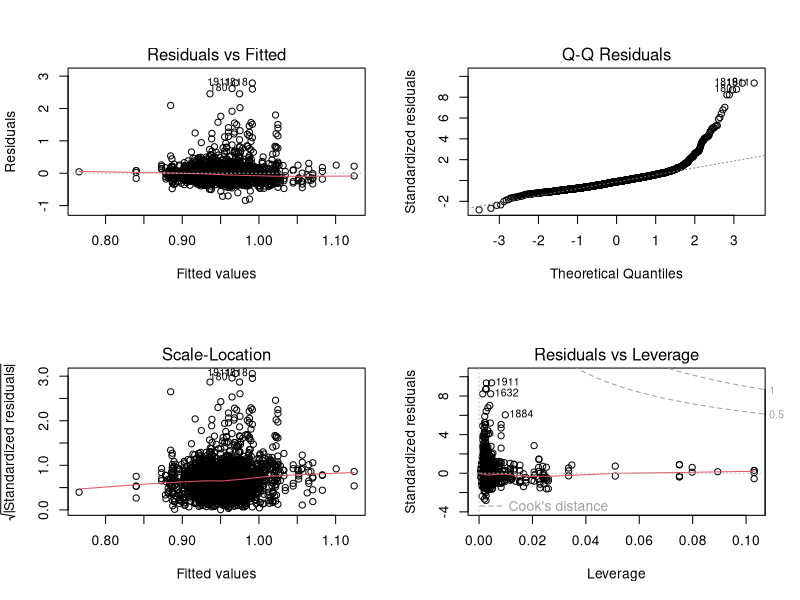
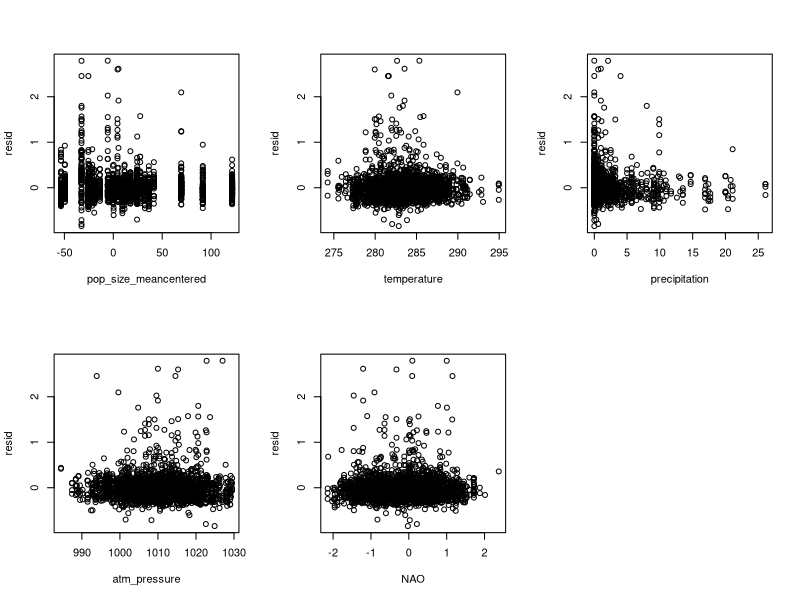

Generate these figures, in order, with R: (Note: this script raises an error after producing the figures.)
"
Summary: 

A. Model assumptions
  1) Full model finds nonlinearity (QQ) and nonconstant residuals (vs. ‘precipitation’)
  2) Box-cox transform on Yi produces best diagnostic plots (QQ/resid)
  3) Bin precipitation (none, low, medium, high) to drop constant variance assumption of precipitation predictor v. resid
     - check changes in box-cox, QQ, and resid plots
     - Fixed: all continuous resid plots good
  4) remove outliers (DFFITS, DFBETAS, and Cook's leverage)         
     - check changes in box-cox (new lambda), QQ, and resid plots
     - fixed: QQ plot looks normal now

"

############################################################################################################
# Libraries
library(dplyr)
library(MASS)

# Functions
plot_multi_pvr <- function(model, data, pvr_predictors, change_layout = T) {     # plotting predictors v. residuals
  if (change_layout == T){
    par(mfrow = c(2, ceiling( length(pvr_predictors ) / 2 ) ) )
  }
  
  resid <- model$residuals
  for (pred in pvr_predictors){
    predictor <- data[[pred]]
    plot(predictor, resid, xlab = pred)
  }
}

compare_qq_pvr <- function(responses, model_pred, pvr_predictors, data){ 
  # comparing qq and pvr for different response transformations
  par( mfrow = c( length(responses) , length(pvr_predictors) + 1 ) )
  
  for (response in responses) {
    predictors <- paste(model_pred, collapse = " + ")
    formula_str <- paste(response, predictors, sep = " ~ ")
    formula <- as.formula(formula_str)
    model <- lm(formula, data = data)
    
    plot(model, 2, main = response) # QQ plot
    
    plot_multi_pvr(model, data, pvr_predictors, change_layout = F) # precip vs resid plot
  }
}

getDFFITS <- function(model, data){
  n <- nrow(data)
  p <- length(model$coefficients)
  SSE <- sum(model$residuals^2)
  X <- model.matrix(model)
  H <- X %*% solve(t(X) %*% X) %*% t(X)
  
  e <- rep(0,n)
  t <- rep(0,n)
  DFFITS <- rep(0,n)
  
  for (i in 1:n) {
    e[i] <- model$residuals[i]
    t[i] <- e[i] * ( (n-p-1) / ( SSE*(1-H[i,i]) - e[i]^2 ) )^(1/2)
    DFFITS[i] <- t[i] * ( (H[i,i]) / (1 - H[i,i]) )^(1/2)
  }
  return(DFFITS)
}

getDFBETAS <- function(model, data){
  n <- nrow(data)
  p <- length(model$coefficients)
  X <- model.matrix(model)
  original_formula <- eval(model$call[[2]])
  
  DFBETAS <- as.data.frame(matrix(0, nrow=n, ncol=p, byrow=T))
  names(DFBETAS) <- names(model$coefficients)
  rownames(DFBETAS) <- 1:n 
  
  for_c <- solve(t(X)%*%X)
  for (i in 1:n){
    diff_fit <- lm(original_formula, data = data[-c(i),])
    MSE_diff <- mean(diff_fit$residuals^2)
    
    for (k in 1:p) {
      b_k <- model$coefficients[[k]]
      b_k_diff <- diff_fit$coefficients[[k]]
      c_kk <- for_c[k,k]
      DFBETAS[i,k] <- (b_k - b_k_diff) / sqrt(MSE_diff * c_kk)
    }
  }
  return(DFBETAS)
}
percentile_conversion <- function(vector) {           # converts a single vector into a vector with percentile values
  percentile <- ecdf(vector)
  n <- length(vector)
  
  converted_vector <- rep(0, n)
  for (i in 1:n) {
    value <- vector[i]
    converted_vector[i] <- percentile(value)
  }
  return(converted_vector)
}

###########################################################################################################
# Accessing data
df_sp <- read.csv("./data_clean/sparrow_data_Pepke_etal_EcolEvol2022clean.csv") %>%
  dplyr::select("ID", "TL", "island_name", "pop_size_meancentered", "hatch_date")

df_wt <- read.csv("./data_clean/weather_data_Pepke_etal_EcolEvol2022clean.csv") %>%
  dplyr::select("date","temperature":"NAO")

# Merge data.frames by date
df_merged <- df_sp %>% merge(df_wt, by.x = "hatch_date", by.y = "date")
tl_predictors <- names(df_merged)[-c(1:3)]
#############################################################################################################
# Full model
full_pred <- c("island_name",
               "pop_size_meancentered",
               "temperature*precipitation", 
               "precipitation * atm_pressure", "NAO"
)

tl_formula <- as.formula(
  paste("TL",
        paste(full_pred, collapse = " + "),
        sep = " ~ ")
)

tl_fit <- lm(tl_formula, data = df_merged)

# Diagnostics plots 
par(mfrow = c(2,2))
plot(tl_fit)                         # 1) QQ: heavy upper tail 
pvr_pred <- tl_predictors[-1]
plot_multi_pvr(model = tl_fit, data = df_merged, pvr_pred = pvr_pred)      # 2) heteroskedastic: precipitation v. residuals

dev.off()
###############################################################################################################
# Non-Normality and Heteroskedasticity: Log v. Root v. Box-Cox on Response

# Box-Cox
bc <- boxcox(tl_fit)
lambda <- bc$x[which.max(bc$y)] # to choose value with maximum likelihood

# Merge transformed responses
df_merged <- df_merged %>% mutate(logTL = log(TL), bc_TL = TL^lambda)

# Compare QQ-plots and residuals
responses <- c("TL","logTL", "bc_TL")
comparepvr_pred <- c("precipitation") # for heteroskedasticity 
compare_qq_pvr(responses = responses, model_pred = full_pred, 
               pvr_predictors = comparepvr_pred, data = df_merged)   
# box-cox is best

dev.off()
###############################################################################################################
# Refactoring Precipitation

# Binning to drop model's assumption that precipitation v. residuals are normally distr.
precip_subset <- df_merged[df_merged$precipitation!=0,]
quantiles <- quantile(precip_subset$precipitation, probs = c(0.33, 0.66))

df_merged <- df_merged %>% 
  mutate(level_of_precipitation = 
           case_when(precipitation == 0 ~ "none",
                     precipitation <= quantiles[1] ~ "low",
                     precipitation < quantiles[2] ~ "moderate",
                     precipitation >= quantiles[2] ~ "high"
           )
  )
# check if box-cox is the same?
binnedmodel_pred <- c("island_name",
                      "pop_size_meancentered",
                      "temperature*level_of_precipitation",
                      "level_of_precipitation * atm_pressure", "NAO"
)
tl_binned_formula <- as.formula(
  paste("TL", 
        paste(binnedmodel_pred, collapse = " + "),
        sep = " ~ ")
)

tl_binnedfit <- lm(tl_binned_formula, data = df_merged)
bc2 <- boxcox(tl_binnedfit)
lambda_binned <- bc2$x[which.max(bc2$y)] # to choose value with maximum likelihood
c(lambda, lambda_binned) 
# check: same bc

pvr_pred2 <- c("pop_size_meancentered", "temperature", "atm_pressure", "NAO")
compare_qq_pvr(responses = responses, model_pred = binnedmodel_pred, 
               pvr_predictors = pvr_pred2, data = df_merged)
# check: similar diagnostics as earlier

dev.off()
####################################################################################################################
# Outliers - using bc model with binned precipitation
bin_bcformula <- as.formula(
  paste("TL^lambda",
        paste(binnedmodel_pred, collapse = " + "),
        sep = " ~ ")
)
bin_bcmodel <- lm(bin_bcformula, data = df_merged)

plot(bin_bcmodel, 4)

# Cook's
largestCooks <- sort(cooks.distance(bin_bcmodel), decreasing = T)[1:20] # top 20 values: < 1% of data
cooks_i <- as.integer(names(largestCooks))
cooks_i          
# 2020  685 1818  935 1632 1536 1581 1911 2290 1884 1693  165  
# 180 2019 1104 1533  877 1532  181 1184

# DFFITS
DFFITS_out <- getDFFITS(bin_bcmodel, df_merged)
sort(abs(DFFITS_out), decreasing = T)[1:100] # magnitude > 0.2 appears abnormal
pos_extreme_DFFITS <- sort(DFFITS_out, decreasing = T)[1:20]
neg_extreme_DFFITS <- sort(DFFITS_out, decreasing = F)[1:40]
largestDFFITS <- c(pos_extreme_DFFITS, neg_extreme_DFFITS) # magnitude > 0.2

DFFITS_i <- match(largestDFFITS, DFFITS_out)
DFFITS_i
# 2020  685  935 1581 1693  165 1184 1292  982  227 2004  695 1522 1178 2077 1769  724   83
# 1094 1200 1818 1632 1536 1911 2290 1884  180 2019 1104 1533  877 1532  181 1107 1773 2289
# 971 1580 2190  332 2051  733 1801  418  737 1535 2192 2273  815 2274 1069 2288 1606 1804
# 221  736  508  999 1344  3

DFBETAS_out <- getDFBETAS(bin_bcmodel, df_merged) 
sort(abs(unlist(DFBETAS_out, use.names=FALSE)), decreasing = T)[1:100] # magnitude > .2 appear to be abnormal
pos_extreme_DFBETAS <- sort(unlist(DFBETAS_out, use.names=FALSE), decreasing = T)[1:12]
neg_extreme_DFBETAS <- sort(unlist(DFBETAS_out, use.names=FALSE), decreasing = F)[1:14]
largestDFBETAS <- c(pos_extreme_DFBETAS, neg_extreme_DFBETAS)

DFBETAS_i_df <- data.frame(DFBETAS_out, removed_obs = 1:nrow(df_merged))
largestDFBETAS_df <- DFBETAS_i_df %>%
  filter(if_any(.cols = everything(),
                .fns = ~ .x %in% largestDFBETAS)
  )
DFBETAS_i <- largestDFBETAS_df$removed_obs
DFBETAS_i 
# DFBETAS: 165  685  935 1104 1292 1536 1581 1632 1693 1818 1884 2019 2020 2273 2274
############################################################################################################################
# Removing outliers
possible_outliers <- unique(c(cooks_i, DFFITS_i, DFBETAS_i))

# convert variables to percentile values to investigate strange behavior
quant_variables <- c("bc_TL", "pop_size_meancentered", "temperature",
                     "precipitation", "atm_pressure", "NAO")
percentile_df = matrix(nrow=nrow(df_merged), ncol = 0)
for (variable in quant_variables) {
  converted_var <- percentile_conversion(df_merged[[variable]])
  percentile_df <- cbind(percentile_df, converted_var)
}
colnames(percentile_df) <- quant_variables
converted_df <- data.frame(percentile_df, island_name = df_merged$island_name, obs_no = 1:nrow(df_merged))
converted_df[possible_outliers,]

# Strange behavior: values > 99th percentile and < 1st percentile
outliers_df <- converted_df[possible_outliers,] %>%
  filter(if_any(.cols = !(c(island_name, obs_no)),
                .fns = ~ .x > .99 | .x < .01)
  )                   # only two do not qualify

outliers <- outliers_df$obs_no
length(outliers)/2032 # 1.8 % of data removed

df_merged_noout <- df_merged[-outliers,]
############################################################################################################################
# check that box-cox and diagnostics are same
tl_binnedfit_noout <- lm(tl_binned_formula, data = df_merged_noout)
bc3 <- boxcox(tl_binnedfit_noout)
lambda_noout <- bc3$x[which.max(bc3$y)] # to choose value with maximum likelihood
c(lambda, lambda_binned, lambda_noout) 
# check: need to retransform data with new lambda

# retransform box-cox
df_merged_noout <- df_merged_noout %>% mutate(bc_TL = TL^lambda_noout)

# check: QQ is normal and residuals are constant-looking
pvr_pred_noout <- pvr_pred2
compare_qq_pvr(responses = responses, model_pred = binnedmodel_pred, 
               pvr_predictors = pvr_pred_noout, data = df_merged_noout)
#############################################################################################################################
